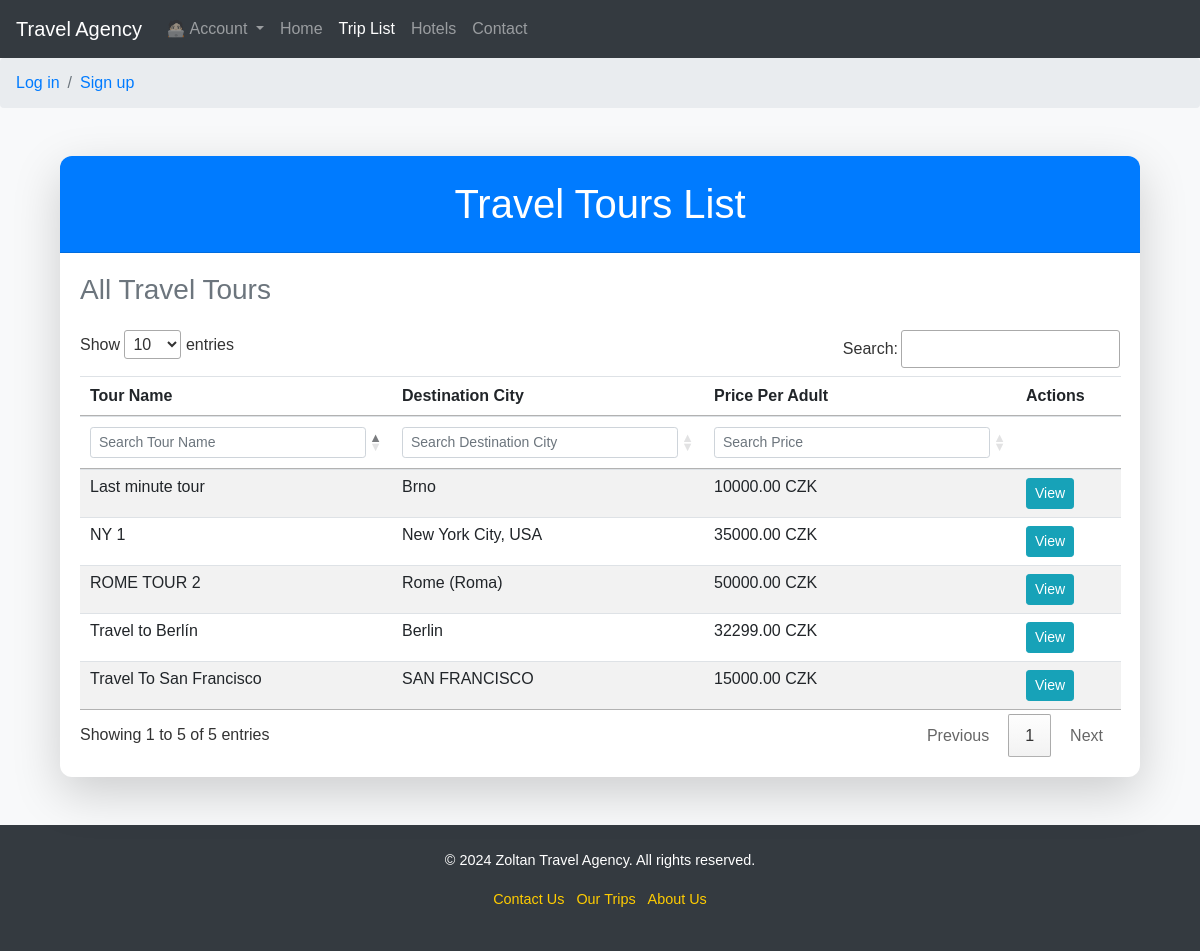
The page /trips/ on the database its author committed.
### viewer/models.py (models this page shows, shortened)
class TravelInfo(Model):
    tour_name = CharField(max_length=200, null=False,
                          blank=False,
                          unique=True,
                          default='Tour name ')
    city = ForeignKey(City, on_delete=CASCADE,
                      related_name="city_travel_info")
    Hotel = ForeignKey(
        Hotel,
        on_delete=CASCADE,
        related_name="hotels",
        null=True,  # Umožňuje hodnotu None
        blank=True,  # Umožňuje ponechat pole prázdné ve formuláři
    )
    departure_city = ForeignKey(City, on_delete=CASCADE,
                                related_name="departures",
                                null=True,
                                blank=True,
                                verbose_name="Departure (city)")
    departure_airport = ForeignKey(Airport, on_delete=CASCADE,
                                   related_name="departures_airport",
                                   null=True, blank=True,
                                   verbose_name="Departure (airport)")
    destination_city = ForeignKey(City, on_delete=CASCADE,
                                  related_name="arrivals",
                                  null=True,
                                  blank=True,
                                  verbose_name="Destination (city)")
    destination_airport = ForeignKey(Airport, on_delete=CASCADE,
                                     related_name="arrivals_airport",
                                     null=True,
                                     blank=True,
                                     verbose_name="Destination (airport)")
    description = models.TextField(null=True, blank=True)
    departure_date = DateField(verbose_name="Departure date",
                               null=True,
                               blank=True)
    return_date = DateField(verbose_name="Return date",
                            null=True,
                            blank=True)
    stay_duration = IntegerField(verbose_name="Duration of stay (days)",
                                 null=True,
                                 blank=True)
    created_at = models.DateTimeField(default=timezone.now,
                                      verbose_name="Created At")
    updated_at = models.DateTimeField(auto_now=True, null=True,
                                      verbose_name="Updated At")
    image = models.ImageField(upload_to="trip_images/", null=True, blank=True, verbose_name="Trip Image")
    MEAL_TYPE_CHOICES = [
        ('BB', 'Bed & Breakfast'),
        ('HB', 'Half Board'),
        ('FB', 'Full Board'),
        ('AI', 'All Inclusive'),
    ]
    meal_type = CharField(
        max_length=2,
        choices=MEAL_TYPE_CHOICES,
        verbose_name="Meal type",
    )
    is_promoted = models.BooleanField(default=False, verbose_name="Is promoted")
    adult_seats = IntegerField(verbose_name="Number of seats")
    child_seats = IntegerField(verbose_name="Number of seats for Kids")
    price_per_adult = models.DecimalField(
        max_digits=10,
        decimal_places=2,
        verbose_name="Price per passenger (czk)"
    )
    price_per_child = models.DecimalField(
        max_digits=10,
        decimal_places=2,
        verbose_name="Price per Kid (czk)"
    )
    assigned_to = models.ForeignKey(
        Employee,
        on_delete=models.SET_NULL,
        null=True,
        blank=True,
        related_name="travel_infos",  # Změna na jiné jedinečné jméno
        verbose_name="Assigned Employee"
    )
    class Meta:
        verbose_name = "Travel Information"
        verbose_name_plural = "Travel Information"
        ordering = ["tour_name"]
    def formatted_departure_date(self):
        if self.departure_date:
            return self.departure_date.strftime('%d.%m.%Y')  # Den.Měsíc.Rok
        return '-'
    def formatted_return_date(self):
        if self.return_date:
            return self.return_date.strftime('%d.%m.%Y')  # Den.Měsíc.Rok
        return '-'
    def formatted_created_at(self):
        if self.created_at:
            return self.created_at.strftime('%d.%m.%Y')  # Den.Měsíc.Rok
        return '-'
    def formatted_updated_at(self):
        if self.updated_at:
            return self.updated_at.strftime('%d.%m.%Y')  # Den.Měsíc.Rok
        return '-'
    formatted_departure_date.short_description = 'Departure Date'  # Popis ve formátu adminu
    formatted_return_date.short_description = 'Return Date'
    formatted_created_at.short_description = 'Created At'
    formatted_updated_at.short_description = 'Updated At'
    @staticmethod
    def get_last_minute_trips():
        return TravelInfo.objects.filter(departure_date__lte=timezone.now().date() + timezone.timedelta(days=5))
    @staticmethod
    def get_upcoming_trips():
        return TravelInfo.objects.filter(departure_date__gt=timezone.now().date() + timezone.timedelta(days=5))

class City(Model):
    name = CharField(max_length=32, null=False, blank=False, unique=True)
    country = ForeignKey(Country, on_delete=CASCADE, null=False, blank=False,
                         related_name="cities")
    description = TextField(null=True, blank=True)
    class Meta:
        ordering = ['name']
        verbose_name_plural = 'Cities'

### viewer/views.py (the view)
# urls.py: path('trips/', views.trip_list, name='trip_list'),
def trip_list(request):
    trips = TravelInfo.objects.all()
    sales_text = "Check out our current promotions and save big!"
    last_minute_text = "Hurry up! Last-minute deals are waiting for you!"
    return render(request, 'trip_list.html', {
        'trips': trips,
        'sales_text': sales_text,
        'last_minute_text': last_minute_text,
    })

### viewer/context_processors.py (called while the page is built)
def offers_processor(request):
    last_minute_offers = TravelInfo.get_last_minute_trips()
    first_minute_offers = TravelInfo.get_upcoming_trips()
    return {
        'last_minute_offers': last_minute_offers,
        'first_minute_offers': first_minute_offers,
    }

### viewer/templates/trip_list.html (shortened to what this page needs)
{% extends "base2.html" %}
{% load static %}
{% block content %}
<div class="container my-5">
    <div class="card shadow-lg border-0">
        <div class="card-header bg-primary text-white text-center py-4">
            <h1 class="mb-0">Travel Tours List</h1>
        </div>
        <div class="card-body">
            <div class="d-flex justify-content-between align-items-center mb-3">
                <h3 class="text-secondary">All Travel Tours</h3>
            </div>
            {% if trips %}
            <table id="travelToursTable" class="table table-hover table-striped">
                <thead>
                    <tr>
                        <th>Tour Name</th>
                        <th>Destination City</th>
                        <th>Price Per Adult</th>
                        <th>Actions</th>
                    </tr>
                    <tr>
                        <th><input type="text" class="form-control form-control-sm" placeholder="Search Tour Name"></th>
                        <th><input type="text" class="form-control form-control-sm" placeholder="Search Destination City"></th>
                        <th><input type="text" class="form-control form-control-sm" placeholder="Search Price"></th>
                        <th></th>
                    </tr>
                </thead>
                <tbody>
                    {% for trip in trips %}
                    <tr>
                        <td>{{ trip.tour_name }}</td>
                        <td>{{ trip.destination_city.name }}</td>
                        <td>{{ trip.price_per_adult|floatformat:2 }} CZK</td>
                        <td>
                            <div class="d-flex gap-2">
                                <a href="{% url 'trip_detail' trip.id %}" class="btn btn-info btn-sm">View</a>
                            </div>
                        </td>
                    </tr>
                    {% endfor %}
                </tbody>
            </table>
            {% else %}
            <div class="alert alert-warning text-center">
                No travel tours available.
            </div>
            {% endif %}
        </div>
    </div>
</div>
<link rel="stylesheet" href="{% static 'jquery.dataTables.min.css' %}">
{% endblock %}

### static/css.css (style rules this page uses)
* { margin: 0; padding: 0; box-sizing: border-box; }
body { font-family: 'Arial', sans-serif; background-color: #f8f9fa; color: #333; line-height: 1.6; }
.card { background-color: #fff; border: none; border-radius: 12px; box-shadow: 0 4px 6px rgba(0, 0, 0, 0.1); overflow: hidden; transition: transform 0.3s, box-shadow 0.3s; }

### rows shown on the page
TravelInfo: tour_name "Last minute tour", destination_city.name "Brno", price_per_adult "10000.00"
TravelInfo: tour_name "NY 1", destination_city.name "New York City, USA", price_per_adult "35000.00"
TravelInfo: tour_name "ROME TOUR 2", destination_city.name "Rome (Roma)", price_per_adult "50000.00"
TravelInfo: tour_name "Travel To San Francisco", destination_city.name "SAN FRANCISCO", price_per_adult "15000.00"
TravelInfo: tour_name "Travel to Berlín", destination_city.name "Berlin", price_per_adult "32299.00"
